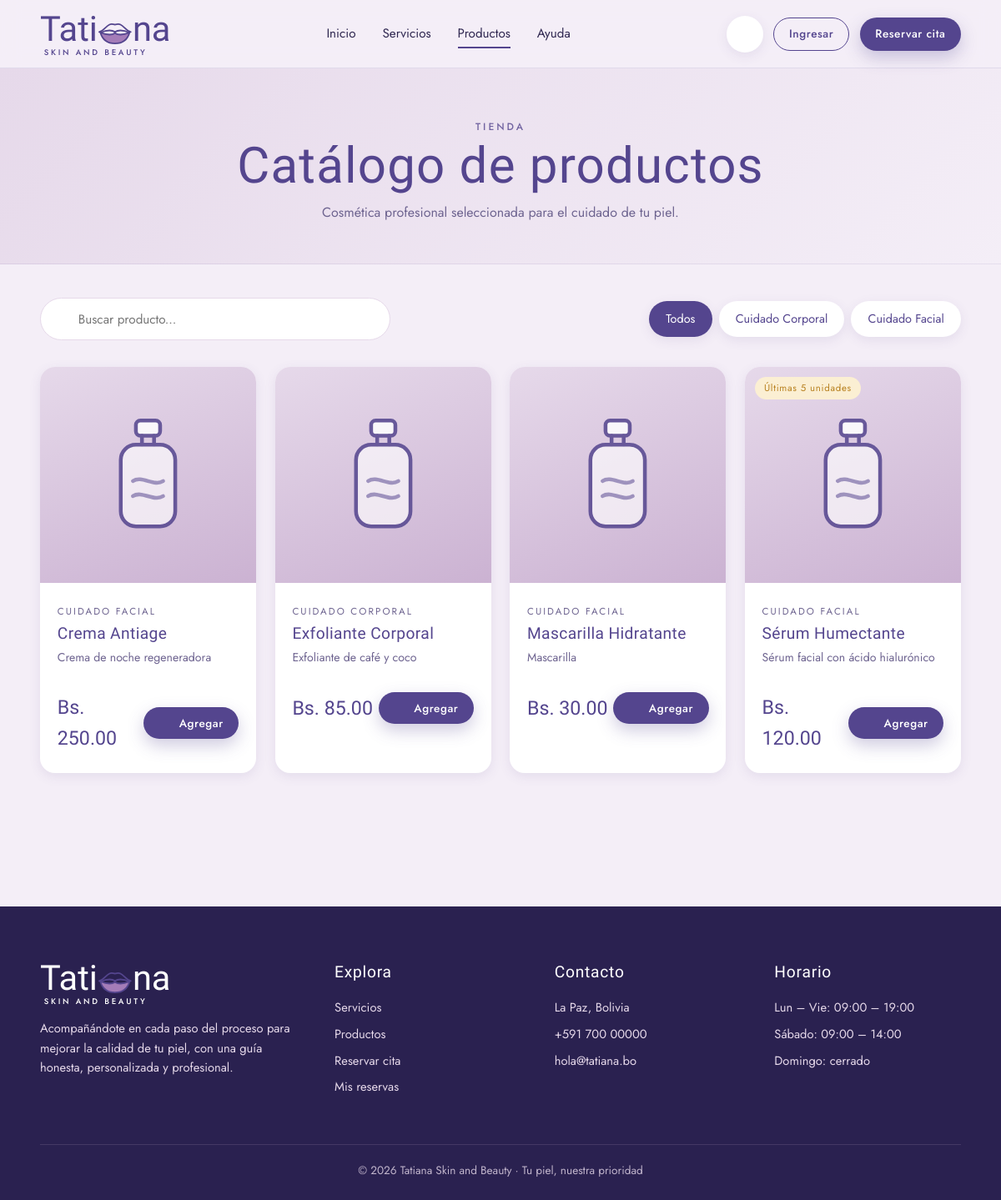
Screenshot of /index.php?v=catalogo with the database file from the repository.
### tables this page shows
CREATE TABLE `categoria_producto` (
  `id_categoria` varchar(10) NOT NULL,
  `nombre_categoria` varchar(50) DEFAULT NULL,
  `tipo` varchar(20) DEFAULT NULL
);

CREATE TABLE `producto` (
  `id_producto` varchar(10) NOT NULL,
  `nombre_producto` varchar(80) DEFAULT NULL,
  `descripcion` varchar(200) DEFAULT NULL,
  `precio` decimal(10,2) DEFAULT NULL,
  `cantidad` int(11) DEFAULT NULL,
  `imagen_url` varchar(200) DEFAULT NULL,
  `id_categoria` varchar(10) DEFAULT NULL
);

### app/controllers/Controller.php (called while the page is built, shortened)
<?php
abstract class Controller
{
    protected function vista(string $archivo, array $datos = []): void
    {
        extract($datos, EXTR_SKIP);
        require BASE_PATH . '/app/views/' . $archivo;
    }
    protected function entero(string $clave, int $def = 0): int
    {
        return (int)($_GET[$clave] ?? $_POST[$clave] ?? $def);
    }
    protected function texto(string $clave, string $def = ''): string
    {
        return trim((string)($_GET[$clave] ?? $_POST[$clave] ?? $def));
    }
}

### app/controllers/catalogo.php (called while the page is built, shortened)
<?php
final class Catalogo extends Controller
{
    public function index(): void
    {
        $q = $this->texto('q');
        $cat = $this->texto('cat');
        $pagina = max(1, $this->entero('p', 1));
        $categorias = Database::all('SELECT * FROM categoria_producto ORDER BY nombre_categoria');
        $sql = 'SELECT p.*, c.nombre_categoria
                FROM producto p
                LEFT JOIN categoria_producto c ON c.id_categoria = p.id_categoria
                WHERE 1';
        $params = [];
        $sql .= ' ORDER BY p.nombre_producto LIMIT ' . self::POR_PAGINA . ' OFFSET ' . (($pagina - 1) * self::POR_PAGINA);
        $productos = Database::all($sql, $params);
        $this->vista('catalogo/index.php', compact('productos', 'categorias', 'q', 'cat', 'pagina', 'total'));
    }
}

### public/index.php (called while the page is built, shortened)
<?php
require dirname(__DIR__) . '/app/bootstrap.php';
$controlador_dir = __DIR__ . '/../app/controllers/';
$vista = (string)($_GET['v'] ?? 'home');
[$archivo, $clase, $metodo, $nivel] = $rutas[$vista];
require_once $controlador_dir . 'errores.php';
try {
    $controlador = new $clase();
    $controlador->$metodo();
} catch (\Throwable $e) {
    error_log('[APP] ' . $e->getMessage() . ' @ ' . $e->getFile() . ':' . $e->getLine());
    http_response_code(500);
    (new \App\Controllers\Errores())->error($e);
}

### app/core/Auth.php (called while the page is built, shortened)
<?php
final class Auth
{
    public static function usuario(): ?array
    {
        if (empty($_SESSION['usuario'])) {
            return null;
        }
        return $_SESSION['usuario'];
    }
}

### app/bootstrap.php (called while the page is built, shortened)
<?php
spl_autoload_register(function (string $clase): void {
    $prefijo = 'App\\';
    $rel = str_replace('\\', '/', substr($clase, strlen($prefijo)));
    $ruta = BASE_PATH . '/app/' . $rel . '.php';
});
require_once BASE_PATH . '/app/views/layout/helpers.php';

### app/core/Database.php (called while the page is built, shortened)
<?php
final class Database
{
    private static ?PDO $pdo = null;
    public static function pdo(): PDO
    {
        if (self::$pdo instanceof PDO) {
            return self::$pdo;
        }
        $dsn = sprintf('mysql:host=%s;port=%s;dbname=%s;charset=utf8mb4', DB_HOST, DB_PORT, DB_NAME);
        try {
            self::$pdo = new PDO($dsn, DB_USER, DB_PASS, [
                PDO::ATTR_ERRMODE            => PDO::ERRMODE_EXCEPTION,
                PDO::ATTR_DEFAULT_FETCH_MODE => PDO::FETCH_ASSOC,
                PDO::ATTR_EMULATE_PREPARES   => false,
            ]);
        } catch (PDOException $e) {
            error_log('[BD] ' . $e->getMessage());
            http_response_code(500);
            exit('No fue posible conectar con la base de datos. Intenta más tarde.');
        }
        return self::$pdo;
    }
    public static function all(string $sql, array $params = []): array
    {
        $st = self::pdo()->prepare($sql);
        $st->execute($params);
        return $st->fetchAll();
    }
}

### app/views/catalogo/index.php (the view, shortened to what this page needs)
<?php
$activo = 'catalogo';
require __DIR__ . '/../layout/header.php';
?>
<div class="page-head">
    <div class="container">
        <span class="eyebrow">Tienda</span>
        <h1>Catálogo de productos</h1>
        <p>Cosmética profesional seleccionada para el cuidado de tu piel.</p>
    </div>
</div>
<section class="section" style="padding-top:2.5rem">
    <div class="container">
        <div class="toolbar">
            <form class="search" method="get" action="<?= BASE_URL ?>/index.php" style="flex:1">
                <?= icon('search', 18) ?>
                <input class="input" type="search" name="q" placeholder="Buscar producto..." value="<?= e($q ?? '') ?>">
            </form>
            <div class="tabs">
                <a class="tab<?= ($cat ?? '') === '' ? ' active' : '' ?>" href="<?= ruta('catalogo') ?>">Todos</a>
                <?php foreach (($categorias ?? []) as $c): ?>
                    <a class="tab<?= ($cat ?? '') === $c['id_categoria'] ? ' active' : '' ?>"
                       href="<?= ruta('catalogo', ['cat' => $c['id_categoria']]) ?>"><?= e($c['nombre_categoria']) ?></a>
                <?php endforeach; ?>
            </div>
        </div>
        <?php if (empty($productos)): ?>
            <?= vacio(($q ?? '') !== '' || ($cat ?? '') !== '' ? 'Ningún producto coincide con tu búsqueda.' : 'Aún no hay productos en el catálogo.', 'box') ?>
        <?php else: ?>
        <div class="grid-4">
            <?php foreach ($productos as $p): $stock = (int)$p['cantidad']; ?>
            <article class="card">
                <div class="producto-img">
                    <?php if ($stock <= 0): ?>
                        <span class="tag low">Agotado</span>
                    <?php elseif ($stock <= 5): ?>
                        <span class="tag low">Últimas <?= $stock ?> unidades</span>
                    <?php endif; ?>
                </div>
                <div class="producto-body">
                    <span class="cat"><?= e($p['nombre_categoria'] ?? 'General') ?></span>
                    <h3><a href="<?= ruta('producto', ['id' => $p['id_producto']]) ?>" style="color:inherit;text-decoration:none"><?= e($p['nombre_producto']) ?></a></h3>
                    <p><?= e($p['descripcion'] ?? '') ?></p>
                    <div class="producto-foot">
                        <span class="precio-lg"><?= bs($p['precio']) ?></span>
                        <?php if ($stock > 0): ?>
                            <form method="post" action="<?= ruta('agregar_carrito') ?>" style="display:inline">
                                <button class="btn btn-primary btn-sm" type="submit" title="Añadir al carrito"><?= icon('plus', 16) ?> Agregar</button>
                            </form>
                        <?php else: ?>
                            <a class="btn btn-outline btn-sm" href="<?= ruta('producto', ['id' => $p['id_producto']]) ?>">Ver</a>
                        <?php endif; ?>
                    </div>
                </div>
            </article>
            <?php endforeach; ?>
        </div>
        <?php endif; ?>
    </div>
</section>
<?php require __DIR__ . '/../layout/footer.php'; ?>

### app/views/layout/header.php (shortened to what this page needs)
<?php
require_once __DIR__ . '/helpers.php';
$activo = $activo ?? '';
$u = \App\Core\Auth::usuario();
$pendientes = 0;
?>
<!DOCTYPE html>
<html lang="es">
<head>
    <link rel="stylesheet" href="<?= BASE_URL ?>/css/style.css">
</head>
<body>
<header class="nav">
    <div class="container nav-inner">
        <?= logo() ?>
        <nav class="nav-links" id="menu">
            <a href="<?= ruta('home') ?>"     class="<?= $activo === 'home' ? 'active' : '' ?>">Inicio</a>
            <a href="<?= ruta('servicios') ?>" class="<?= $activo === 'servicios' ? 'active' : '' ?>">Servicios</a>
            <a href="<?= ruta('catalogo') ?>"  class="<?= $activo === 'catalogo' ? 'active' : '' ?>">Productos</a>
            <a href="<?= ruta('ayuda') ?>" class="<?= $activo === 'ayuda' ? 'active' : '' ?>">Ayuda</a>
        </nav>
        <div class="nav-actions">
            <a href="<?= ruta('carrito') ?>" class="cart-link" aria-label="Carrito">
                <?= icon('cart', 20) ?>
            </a>
            <?php if ($u !== null): ?>
                <?php if ($pendientes > 0): ?>
                    <a href="<?= ruta('mis_reservas') ?>" class="btn btn-outline btn-sm"><?= icon('clock', 15) ?> <?= $pendientes ?> pendiente<?= $pendientes > 1 ? 's' : '' ?></a>
                <?php endif; ?>
                <form method="post" action="<?= ruta('logout') ?>" style="display:inline">
                    <?= csrf() ?>
                    <button class="btn btn-outline btn-sm" type="submit" title="Cerrar sesión de <?= e($u['nombre']) ?>">Salir</button>
                </form>
            <?php else: ?>
                <a href="<?= ruta('login') ?>" class="btn btn-outline btn-sm">Ingresar</a>
            <?php endif; ?>
            <a href="<?= $u !== null ? ruta($u['id_rol'] === 'ROL03' ? 'reserva_nueva' : 'admin_dashboard') : ruta('reserva_nueva') ?>" class="btn btn-primary btn-sm">
                <?= $u !== null && $u['id_rol'] !== 'ROL03' ? 'Panel' : 'Reservar cita' ?>
            </a>
        </div>
    </div>
</header>

### app/views/layout/helpers.php (shortened to what this page needs)
<?php
function e($texto): string
{
    return htmlspecialchars((string)$texto, ENT_QUOTES, 'UTF-8');
}
function ruta(string $vista, array $params = []): string
{
    $url = BASE_URL . '/index.php?v=' . urlencode($vista);
    foreach ($params as $k => $val) {
        $url .= '&' . urlencode((string)$k) . '=' . urlencode((string)$val);
    }
    return $url;
}
function bs($monto): string
{
    return 'Bs. ' . number_format((float)$monto, 2);
}
function lips(string $clase = ''): string
{
    return '<svg class="' . $clase . '" viewBox="0 0 120 80" fill="none" xmlns="http://www.w3.org/2000/svg" aria-hidden="true">
      <path d="M8 38c14-3 22-18 34-24 8-4 12 0 18 0s10-4 18 0c12 6 20 21 34 24" stroke="#54458e" stroke-width="5" stroke-linecap="round" stroke-linejoin="round"/>
      <path d="M12 40c20 8 36 10 48 2 12 8 28 6 48-2-6 22-22 36-48 36S18 62 12 40Z" fill="#a47cb8" stroke="#54458e" stroke-width="5" stroke-linejoin="round"/>
      <path d="M12 40c20-8 36-10 48-2 12-8 28-6 48 2" stroke="#54458e" stroke-width="5" stroke-linecap="round"/>
    </svg>';
}
function logo(bool $claro = false): string
{
    $c = $claro ? 'light' : '';
    return '<a href="' . ruta('home') . '" class="logo ' . $c . '">
        <span class="logo-word">Tati' . lips() . 'na</span>
        <span class="logo-sub">SKIN AND BEAUTY</span>
    </a>';
}
function icon(string $n, int $s = 22): string
{
    $d = $p[$n] ?? $p['sparkle'];
    return '<svg width="' . $s . '" height="' . $s . '" viewBox="0 0 24 24" fill="none" stroke="currentColor" stroke-width="1.6" stroke-linecap="round" stroke-linejoin="round" aria-hidden="true">' . $d . '</svg>';
}

### app/views/layout/footer.php (shortened to what this page needs)
<footer class="footer">
    <div class="container">
        <div class="footer-grid">
            <div>
                <?= logo(true) ?>
                <p style="margin-top:1rem;max-width:300px;font-size:.92rem">
                    Acompañándote en cada paso del proceso para mejorar la calidad de tu piel, con una guía honesta, personalizada y profesional.
                </p>
            </div>
            <div>
                <h4>Explora</h4>
                <ul>
                    <li><a href="<?= ruta('servicios') ?>">Servicios</a></li>
                    <li><a href="<?= ruta('catalogo') ?>">Productos</a></li>
                    <li><a href="<?= ruta('reserva_nueva') ?>">Reservar cita</a></li>
                    <li><a href="<?= ruta('mis_reservas') ?>">Mis reservas</a></li>
                </ul>
            </div>
            <div>
                <h4>Contacto</h4>
                <ul>
                    <li>La Paz, Bolivia</li>
                    <li>+591 700 00000</li>
                    <li>hola@tatiana.bo</li>
                </ul>
            </div>
            <div>
                <h4>Horario</h4>
                <ul>
                    <li>Lun – Vie: 09:00 – 19:00</li>
                    <li>Sábado: 09:00 – 14:00</li>
                    <li>Domingo: cerrado</li>
                </ul>
            </div>
        </div>
        <div class="copy">© <?= date('Y') ?> Tatiana Skin and Beauty · Tu piel, nuestra prioridad</div>
    </div>
</footer>
</body>
</html>

### rows the page displays
categoria_producto: nombre_categoria "Cuidado Corporal"
categoria_producto: nombre_categoria "Cuidado Facial"
producto: id_categoria.nombre_categoria "CUIDADO FACIAL", nombre_producto "Crema Antiage", descripcion "Crema de noche regeneradora", precio "Bs. 250.00"
producto: id_categoria.nombre_categoria "CUIDADO CORPORAL", nombre_producto "Exfoliante Corporal", descripcion "Exfoliante de café y coco", precio "Bs. 85.00"
producto: id_categoria.nombre_categoria "CUIDADO FACIAL", nombre_producto "Mascarilla Hidratante", descripcion "Mascarilla", precio "Bs. 30.00"
producto: cantidad "5", id_categoria.nombre_categoria "CUIDADO FACIAL", nombre_producto "Sérum Humectante", descripcion "Sérum facial con ácido hialurónico", precio "Bs. 120.00"
